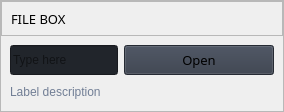
                        <widget class="QFrame" name="row_1">
                         <property name="frameShape">
                          <enum>QFrame::StyledPanel</enum>
                         </property>
                         <property name="frameShadow">
                          <enum>QFrame::Raised</enum>
                         </property>
                         <layout class="QVBoxLayout" name="verticalLayout_16">
                          <property name="spacing">
                           <number>0</number>
                          </property>
                          <property name="leftMargin">
                           <number>0</number>
                          </property>
                          <property name="topMargin">
                           <number>0</number>
                          </property>
                          <property name="rightMargin">
                           <number>0</number>
                          </property>
                          <property name="bottomMargin">
                           <number>0</number>
                          </property>
                          <item>
                           <widget class="QFrame" name="frame_div_content_1">
                            <property name="minimumSize">
                             <size>
                              <width>0</width>
                              <height>110</height>
                             </size>
                            </property>
                            <property name="maximumSize">
                             <size>
                              <width>16777215</width>
                              <height>110</height>
                             </size>
                            </property>
                            <property name="frameShape">
                             <enum>QFrame::NoFrame</enum>
                            </property>
                            <property name="frameShadow">
                             <enum>QFrame::Raised</enum>
                            </property>
                            <layout class="QVBoxLayout" name="verticalLayout_17">
                             <property name="spacing">
                              <number>0</number>
                             </property>
                             <property name="leftMargin">
                              <number>0</number>
                             </property>
                             <property name="topMargin">
                              <number>0</number>
                             </property>
                             <property name="rightMargin">
                              <number>0</number>
                             </property>
                             <property name="bottomMargin">
                              <number>0</number>
                             </property>
                             <item>
                              <widget class="QFrame" name="frame_title_wid_1">
                               <property name="maximumSize">
                                <size>
                                 <width>16777215</width>
                                 <height>35</height>
                                </size>
                               </property>
                               <property name="frameShape">
                                <enum>QFrame::StyledPanel</enum>
                               </property>
                               <property name="frameShadow">
                                <enum>QFrame::Raised</enum>
                               </property>
                               <layout class="QVBoxLayout" name="verticalLayout_18">
                                <item>
                                 <widget class="QLabel" name="labelBoxBlenderInstalation">
                                  <property name="font">
                                   <font>
                                    <family>Gotham</family>
                                    <pointsize>10</pointsize>
                                    <italic>false</italic>
                                    <bold>false</bold>
                                   </font>
                                  </property>
                                  <property name="styleSheet">
                                   <string notr="true"/>
                                  </property>
                                  <property name="text">
                                   <string>FILE BOX</string>
                                  </property>
                                 </widget>
                                </item>
                               </layout>
                              </widget>
                             </item>
                             <item>
                              <widget class="QFrame" name="frame_content_wid_1">
                               <property name="frameShape">
                                <enum>QFrame::NoFrame</enum>
                               </property>
                               <property name="frameShadow">
                                <enum>QFrame::Raised</enum>
                               </property>
                               <layout class="QHBoxLayout" name="horizontalLayout_9">
                                <item>
                                 <layout class="QGridLayout" name="gridLayout">
                                  <property name="bottomMargin">
                                   <number>0</number>
                                  </property>
                                  <item row="0" column="0">
                                   <widget class="QLineEdit" name="lineEdit">
                                    <property name="minimumSize">
                                     <size>
                                      <width>0</width>
                                      <height>30</height>
                                     </size>
                                    </property>
                                    <property name="styleSheet">
                                     <string notr="true">background-color: rgb(33, 37, 43);</string>
                                    </property>
                                    <property name="text">
                                     <string/>
                                    </property>
                                    <property name="placeholderText">
                                     <string>Type here</string>
                                    </property>
                                   </widget>
                                  </item>
                                  <item row="0" column="1">
                                   <widget class="QPushButton" name="pushButton">
                                    <property name="minimumSize">
                                     <size>
                                      <width>150</width>
                                      <height>30</height>
                                     </size>
                                    </property>
                                    <property name="font">
                                     <font>
                                      <family>Gotham</family>
                                      <pointsize>10</pointsize>
                                      <italic>false</italic>
                                      <bold>false</bold>
                                     </font>
                                    </property>
                                    <property name="cursor">
                                     <cursorShape>PointingHandCursor</cursorShape>
                                    </property>
                                    <property name="styleSheet">
                                     <string notr="true">background-color: rgb(52, 59, 72);</string>
                                    </property>
                                    <property name="text">
                                     <string>Open</string>
                                    </property>
                                    <property name="icon">
                                     <iconset resource="resources.qrc">
                                      <normaloff>:/icons/images/icons/cil-folder-open.png</normaloff>:/icons/images/icons/cil-folder-open.png</iconset>
                                    </property>
                                   </widget>
                                  </item>
                                  <item row="1" column="0" colspan="2">
                                   <widget class="QLabel" name="labelVersion_3">
                                    <property name="styleSheet">
                                     <string notr="true">color: rgb(113, 126, 149);</string>
                                    </property>
                                    <property name="lineWidth">
                                     <number>1</number>
                                    </property>
                                    <property name="text">
                                     <string>Label description</string>
                                    </property>
                                    <property name="alignment">
                                     <set>Qt::AlignLeading|Qt::AlignLeft|Qt::AlignVCenter</set>
                                    </property>
                                   </widget>
                                  </item>
                                 </layout>
                                </item>
                               </layout>
                              </widget>
                             </item>
                            </layout>
                           </widget>
                          </item>
                         </layout>
                        </widget>
